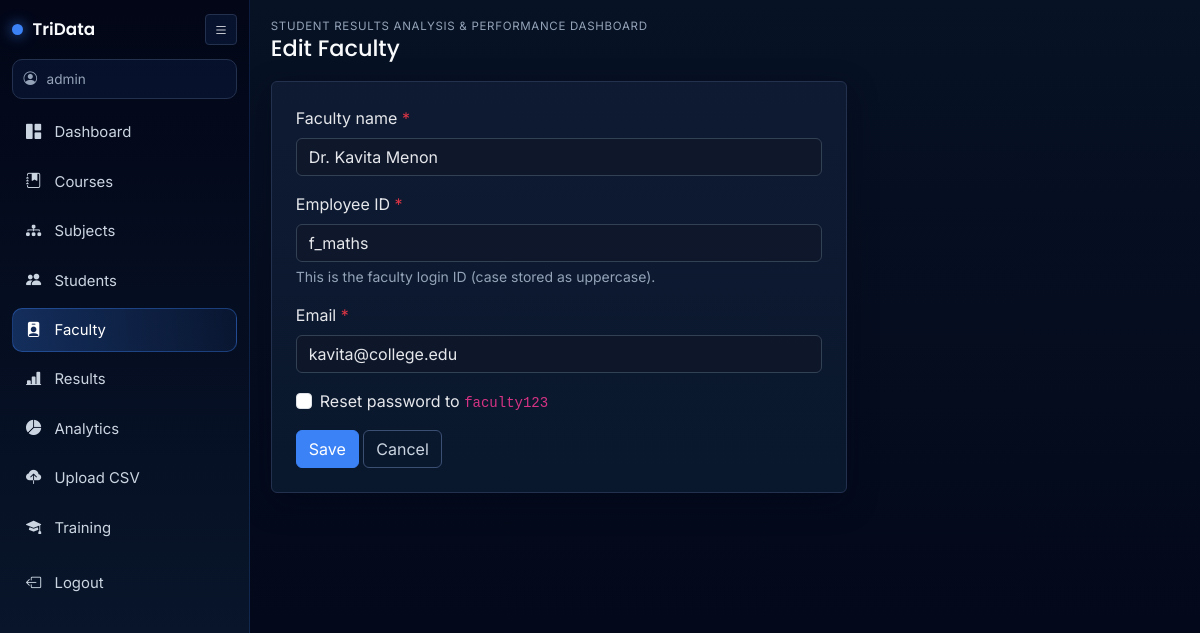
/admin/faculty/1/edit (signed in), run on the app's committed database.
### app/models.py (models this page shows, shortened)
class User(UserMixin, db.Model):
    __tablename__ = "users"
    id = db.Column(db.Integer, primary_key=True)
    username = db.Column(db.String(80), unique=True, nullable=False, index=True)
    password_hash = db.Column(db.String(256), nullable=False)
    role = db.Column(db.String(20), nullable=False, default="student")  # admin | faculty | student
    student = db.relationship("Student", backref="user_account", uselist=False)
    faculty = db.relationship("Faculty", backref="user_account", uselist=False)

class Faculty(db.Model):
    __tablename__ = "faculty"
    id = db.Column(db.Integer, primary_key=True)
    user_id = db.Column(db.Integer, db.ForeignKey("users.id"), unique=True, nullable=False)
    employee_id = db.Column(db.String(64), unique=True, nullable=True, index=True)
    full_name = db.Column(db.String(160), nullable=False)
    email = db.Column(db.String(120))
    assignments = db.relationship(
        "FacultySubjectAssignment",
        backref="faculty",
        lazy="dynamic",
        cascade="all, delete-orphan",
    )

### app/routes/admin.py (the view, shortened to what this page needs)
@bp.route("/faculty/<int:fid>/edit", methods=["GET", "POST"])
def faculty_edit(fid):
    item = Faculty.query.get_or_404(fid)
    return render_template("admin/faculty_form.html", item=item)

### app/routes/admin.py (called while the page is built)
@bp.before_request
@login_required
def _admin_gate():
    if current_user.role != "admin":
        from flask import abort
        abort(403)

### app/templates/admin/faculty_form.html (shortened to what this page needs)
{% extends "base.html" %}
{% block page_title %}{% if item %}Edit{% else %}Add{% endif %} Faculty{% endblock %}
{% block content %}
<div class="card p-4" style="max-width: 36rem;">
  <form method="post">
    <div class="mb-3">
      <label class="form-label" for="full_name">Faculty name <span class="text-danger">*</span></label>
      <input class="form-control" id="full_name" name="full_name" required value="{{ item.full_name if item else '' }}">
    </div>
    <div class="mb-3">
      <label class="form-label" for="employee_id">Employee ID <span class="text-danger">*</span></label>
      <input class="form-control" id="employee_id" name="employee_id" required
             value="{{ item.employee_id if item else '' }}"
             placeholder="e.g. FAC-CS-001"
             {% if item %}aria-describedby="empHelp"{% endif %}>
      {% if item %}
      <div id="empHelp" class="form-text text-muted">This is the faculty login ID (case stored as uppercase).</div>
      {% else %}
      <div class="form-text text-muted">Used to sign in. Default password: <code>faculty123</code> (change after first login).</div>
      {% endif %}
    </div>
    <div class="mb-3">
      <label class="form-label" for="email">Email <span class="text-danger">*</span></label>
      <input class="form-control" type="email" id="email" name="email" required value="{{ item.email if item else '' }}">
    </div>
    {% if item %}
    <div class="mb-3">
      <div class="form-check">
        <input class="form-check-input" type="checkbox" id="reset_password" name="reset_password" value="1">
        <label class="form-check-label" for="reset_password">Reset password to <code>faculty123</code></label>
      </div>
    </div>
    {% endif %}
    <button class="btn btn-primary" type="submit">Save</button>
    <a class="btn btn-outline-secondary" href="{{ url_for('admin.faculty_list') }}">Cancel</a>
  </form>
</div>
{% endblock %}

### app/templates/base.html (shortened to what this page needs)
<!DOCTYPE html>
<html lang="en">
<head>
  <link href="https://cdn.jsdelivr.net/npm/bootstrap-icons@1.11.3/font/bootstrap-icons.css" rel="stylesheet">
  <link href="https://cdn.jsdelivr.net/npm/bootstrap@5.3.3/dist/css/bootstrap.min.css" rel="stylesheet">
  <link rel="stylesheet" href="{{ url_for('static', filename='css/app.css') }}">
</head>
<body>
  {% if current_user.is_authenticated %}
  <div id="tridataShell" class="app-shell">
    <aside id="appSidebar" class="app-sidebar">
      <div class="sidebar-head">
        <div class="brand-wrap">
          <span class="brand-dot"></span>
          <span class="brand-text">TriData</span>
        </div>
        <button id="sidebarToggle" class="btn btn-sm icon-btn" type="button" aria-label="Toggle sidebar">
          <i class="bi bi-list"></i>
        </button>
      </div>
      <div class="user-chip">
        <i class="bi bi-person-circle"></i>
        <span>{{ current_user.username }}</span>
      </div>
      <nav class="side-nav">
        {% if current_user.role == 'admin' %}
        <a class="side-link {% if request.endpoint == 'admin.dashboard' %}active{% endif %}" href="{{ url_for('admin.dashboard') }}"><i class="bi bi-grid-1x2-fill"></i><span>Dashboard</span></a>
        <a class="side-link " href="{{ url_for('admin.courses_list') }}"><i class="bi bi-journal-bookmark-fill"></i><span>Courses</span></a>
        <a class="side-link " href="{{ url_for('admin.subjects_list') }}"><i class="bi bi-diagram-3-fill"></i><span>Subjects</span></a>
        <a class="side-link " href="{{ url_for('admin.students_list') }}"><i class="bi bi-people-fill"></i><span>Students</span></a>
        <a class="side-link {% if request.endpoint in ['admin.faculty_list', 'admin.faculty_add', 'admin.faculty_edit', 'admin.faculty_assignments'] %}active{% endif %}" href="{{ url_for('admin.faculty_list') }}"><i class="bi bi-person-badge-fill"></i><span>Faculty</span></a>
        <a class="side-link {% if request.endpoint == 'admin.results_list' %}active{% endif %}" href="{{ url_for('admin.results_list') }}"><i class="bi bi-bar-chart-line-fill"></i><span>Results</span></a>
        <a class="side-link {% if request.endpoint == 'admin.analytics' %}active{% endif %}" href="{{ url_for('admin.analytics') }}"><i class="bi bi-pie-chart-fill"></i><span>Analytics</span></a>
        <a class="side-link {% if request.endpoint == 'admin.results_upload' %}active{% endif %}" href="{{ url_for('admin.results_upload') }}"><i class="bi bi-cloud-upload-fill"></i><span>Upload CSV</span></a>
        <a class="side-link {% if request.endpoint in ['admin.training_list'] %}active{% endif %}" href="{{ url_for('admin.training_list') }}"><i class="bi bi-mortarboard-fill"></i><span>Training</span></a>
        {% endif %}
      </nav>
      <a class="side-link logout-link" href="{{ url_for('auth.logout') }}"><i class="bi bi-box-arrow-left"></i><span>Logout</span></a>
    </aside>
    <div class="content-wrap">
      <header class="content-head">
        <div>
          <div class="eyebrow">Student Results Analysis & Performance Dashboard</div>
          <h1 class="page-title">{% block page_title %}TriData{% endblock %}</h1>
        </div>
      </header>
      <main class="content-main">
        {{ self.content() }}
      </main>
    </div>
  </div>
  {% endif %}
</body>
</html>

### app/static/css/app.css (style rules this page uses)
:root { --deep-blue: #0a192f; --dark-black: #020617; --accent-blue: #3b82f6; --light-text: #e5e7eb; --muted-text: #94a3b8; --panel: #0f1b33; --panel-2: #111f3a; --border: #23314f; }
* { font-family: Inter, "Segoe UI", sans-serif; }
body { min-height: 100vh; background: linear-gradient(180deg, #071225 0%, var(--dark-black) 100%); color: var(--light-text); }
h1, h2, h3, h4, h5, h6, .page-title, .brand-text { font-family: Poppins, Inter, sans-serif; }
.app-shell { display: flex; min-height: 100vh; }
.app-sidebar { position: fixed; top: 0; left: 0; bottom: 0; width: 250px; background: linear-gradient(180deg, var(--dark-black) 0%, var(--deep-blue) 100%); border-right: 1px solid rgba(59, 130, 246, 0.18); padding: 0.9rem 0.75rem 0.8rem; transition: width 0.2s ease; overflow: hidden; z-index: 1050; }
.sidebar-head { display: flex; align-items: center; justify-content: space-between; margin-bottom: 0.85rem; }
.brand-wrap { display: flex; align-items: center; gap: 0.6rem; }
.brand-dot { width: 11px; height: 11px; border-radius: 50%; background: var(--accent-blue); box-shadow: 0 0 14px rgba(59, 130, 246, 0.8); }
.brand-text { font-size: 1.05rem; font-weight: 600; color: #f8fafc; }
.icon-btn { border: 1px solid var(--border); color: var(--light-text); background: rgba(59, 130, 246, 0.1); }
.user-chip { display: flex; align-items: center; gap: 0.6rem; color: var(--muted-text); border: 1px solid var(--border); background: rgba(59, 130, 246, 0.08); border-radius: 10px; padding: 0.55rem 0.65rem; font-size: 0.85rem; margin-bottom: 0.7rem; }
.side-nav { display: flex; flex-direction: column; gap: 0.3rem; }
.side-link { display: flex; align-items: center; gap: 0.75rem; color: #cbd5e1; text-decoration: none; border-radius: 10px; padding: 0.62rem 0.72rem; font-size: 0.93rem; border: 1px solid transparent; transition: all 0.18s ease; }
.side-link i { width: 18px; text-align: center; font-size: 0.95rem; }
.side-link.active { color: #fff; border-color: rgba(59, 130, 246, 0.36); background: linear-gradient(90deg, rgba(59, 130, 246, 0.28), rgba(59, 130, 246, 0.08)); }
.logout-link { margin-top: 0.7rem; }
.content-wrap { margin-left: 250px; width: calc(100% - 250px); transition: margin-left 0.2s ease, width 0.2s ease; }
.content-head { padding: 1.1rem 1.3rem 0.4rem; }
.eyebrow { color: var(--muted-text); text-transform: uppercase; letter-spacing: 0.06em; font-size: 0.72rem; }
.page-title { margin-bottom: 0; font-size: 1.4rem; color: #f8fafc; }
.content-main { padding: 0.8rem 1.3rem 1.35rem; }
.card { background: linear-gradient(180deg, rgba(15, 27, 51, 0.92), rgba(10, 25, 47, 0.92)); border: 1px solid var(--border); box-shadow: 0 10px 30px rgba(2, 6, 23, 0.45); color: var(--light-text); }
.text-muted, .small.text-muted { color: var(--muted-text) !important; }
.form-control, .form-select { background: rgba(15, 23, 42, 0.8); border-color: #334155; color: var(--light-text); }
.btn-primary { background-color: var(--accent-blue); border-color: var(--accent-blue); }
.btn-outline-secondary, .btn-outline-primary, .btn-outline-success, .btn-outline-danger { border-color: #3b4f73; color: #cbd5e1; }

### data on the page
User: username "admin"
Faculty: full_name "Dr. Kavita Menon", employee_id "f_maths", email "kavita@college.edu"
